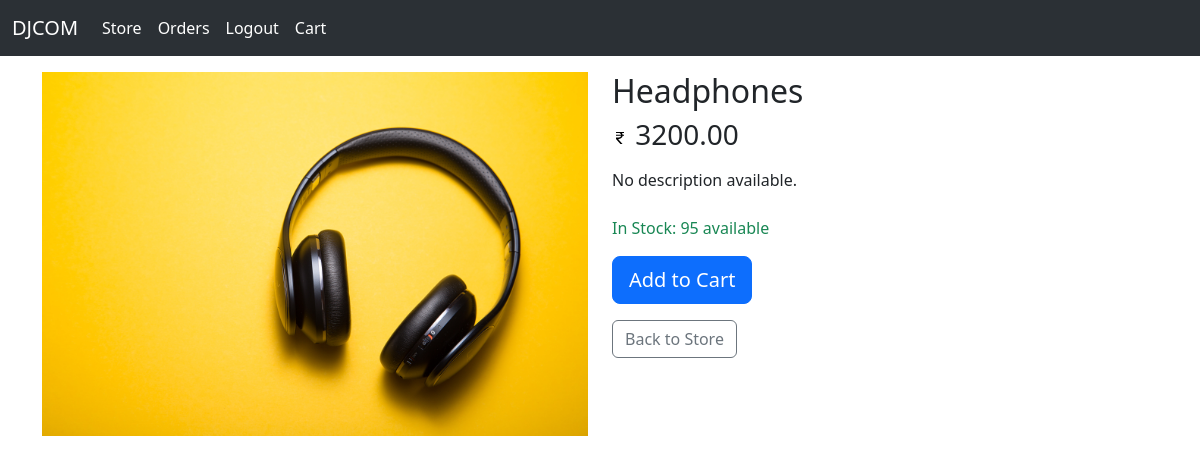
The page /product/1/ (signed in) on the database its author committed.
### store/models.py (models this page shows, shortened)
class Product(models.Model):
    name = models.CharField(max_length=300, null=True, blank=True)
    price = models.IntegerField()
    digital = models.BooleanField(default=False, null=True, blank=True)
    image = models.ImageField(null=True, blank=True)
    description = models.TextField(null=True, blank=True)
    stock = models.IntegerField(default=100)
    category = models.CharField(max_length=100, null=True, blank=True)
    @property
    def imageURL(self):
        try:
            url = self.image.url
        except:
            url = ''
        return url
    @property
    def in_stock(self):
        return self.stock > 0

### store/views.py (the view)
# urls.py: path('product/<int:pk>/', views.product_detail, name='product-detail'),
def product_detail(request, pk):
    product = get_object_or_404(Product, id=pk)
    context = {'product': product}
    return render(request, 'store/product_detail.html', context)

### store/templates/store/product_detail.html (shortened to what this page needs)
{% extends 'index.html' %}
{% load static %}
{% block content %}
<div class="row">
    <div class="col-md-6">
        <img src="{{product.imageURL}}" class="img-fluid" alt="{{product.name}}">
    </div>
    <div class="col-md-6">
        <h2>{{product.name}}</h2>
        <h3><img src="{% static 'images/rupee.svg' %}" /> {{product.price|floatformat:2}}</h3>
        <p class="mt-3">{{product.description|default:"No description available."}}</p>
        <div class="mt-4">
            {% if product.in_stock %}
                <p class="text-success">In Stock: {{product.stock}} available</p>
                <button data-product={{product.id}} data-action="add" class="btn btn-primary btn-lg update-cart">Add to Cart</button>
            {% else %}
                <p class="text-danger">Out of Stock</p>
                <button class="btn btn-secondary btn-lg" disabled>Out of Stock</button>
            {% endif %}
        </div>
        <div class="mt-3">
            <a href="{% url 'store' %}" class="btn btn-outline-secondary">Back to Store</a>
        </div>
    </div>
</div>
{% endblock content %}

### static/css/main.css (style rules this page uses)
body { background-color: red; }

### rows shown on the page
Product: imageURL (picture), name "Headphones", price "3200.00", description "No description available.", stock "95"
